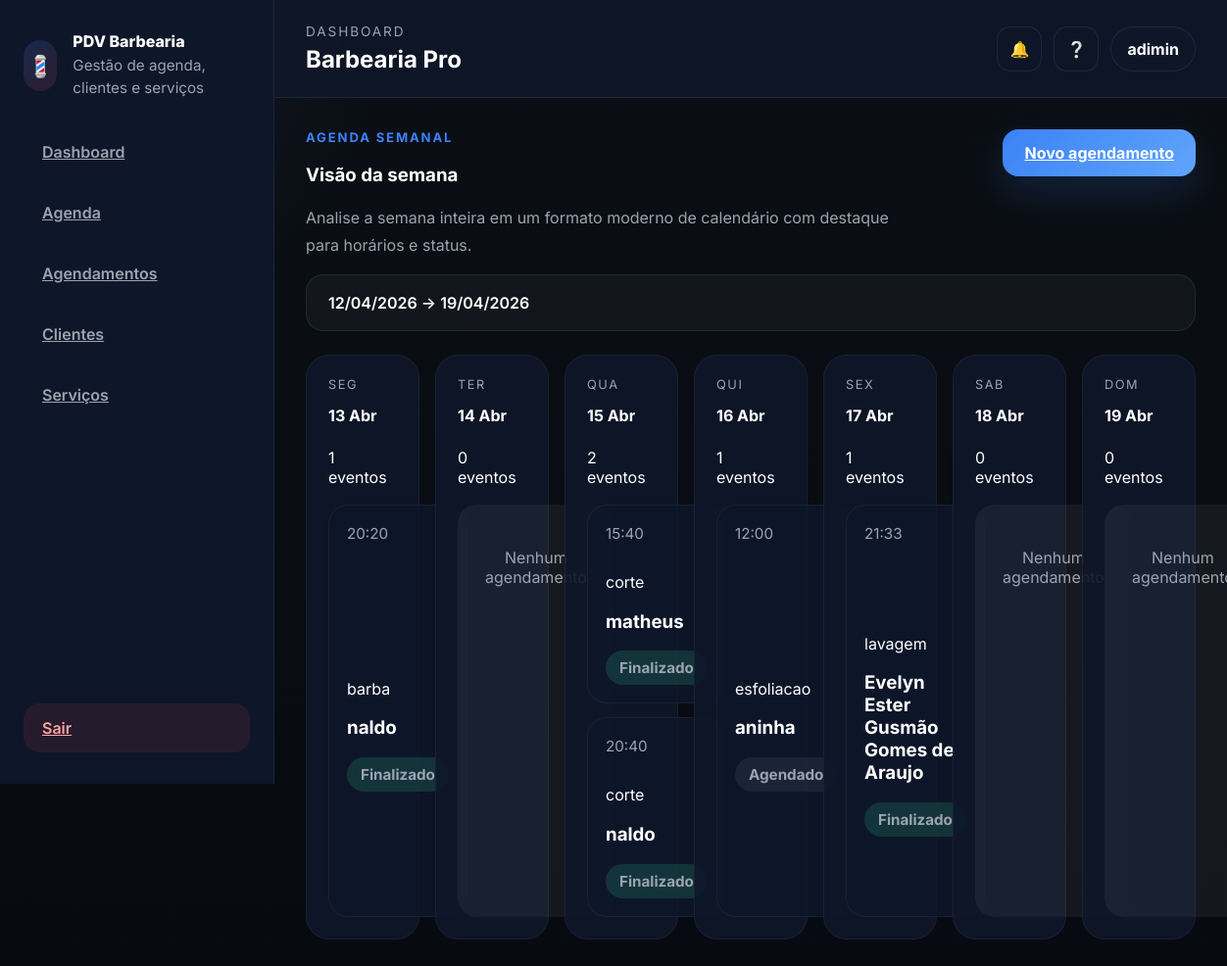
The page /agenda/ (signed in) on the database its author committed.
### pdv/models.py (models this page shows, shortened)
class Agendamento(models.Model):
    STATUS_PAGO = 'pago'
    STATUS_PENDENTE = 'pendente'
    PAG_STATUS_CHOICES = [
        (STATUS_PAGO, 'Pago'),
        (STATUS_PENDENTE, 'Pendente'),
    ]
    STATUS_AGENDADO = 'agendado'
    STATUS_EM_ANDAMENTO = 'em_andamento'
    STATUS_FINALIZADO = 'finalizado'
    STATUS_CANCELADO = 'cancelado'
    STATUS_CHOICES = [
        (STATUS_AGENDADO, 'Agendado'),
        (STATUS_EM_ANDAMENTO, 'Em andamento'),
        (STATUS_FINALIZADO, 'Finalizado'),
        (STATUS_CANCELADO, 'Cancelado'),
    ]
    cliente = models.ForeignKey(Cliente, on_delete=models.CASCADE)
    servico = models.ForeignKey(Servico, on_delete=models.CASCADE)
    data = models.DateField()
    horario = models.TimeField()
    status_atendimento = models.CharField(
    max_length=20,
    choices=STATUS_CHOICES,
    default=STATUS_AGENDADO,
    )
    status_pagamento = models.CharField(
    max_length=20,
    choices=PAG_STATUS_CHOICES,
    default=STATUS_PENDENTE,
)

class Servico(models.Model):
    nome = models.CharField(max_length=100)
    preco = models.DecimalField(max_digits=8, decimal_places=2)
    def __str__(self):
        return self.nome

class Cliente(models.Model):
    nome = models.CharField(max_length=100)
    telefone = models.CharField(max_length=11)
    def __str__(self):
        return self.nome

### pdv/views.py (the view)
# urls.py: path('agenda/', agenda_semanal, name='agenda_semanal'),
@login_required
def agenda_semanal(request):
    hoje = timezone.now()
    dia_de_hoje = hoje.weekday()
    inicio_semana = hoje - timedelta(days=dia_de_hoje)
    inicio_semana = inicio_semana.replace(
        hour=0, minute=0, second=0, microsecond=0
    )
    fim_de_semana = inicio_semana + timedelta(days=6)
    fim_de_semana = fim_de_semana.replace(
        hour=23, minute=59, second=59, microsecond=999999
    )
    agendamentos = Agendamento.objects.filter(
        data__range=(inicio_semana, fim_de_semana)
    ).order_by('data', 'horario')
    agenda = {}
    for i in range(7):
        dia = inicio_semana + timedelta(days=i)
        agenda[dia.date()] = agendamentos.filter(
            data=dia.date()
        )
    return render(request, 'pdv/agenda_semanal.html', {
        'agenda': agenda,
        'inicio_semana': inicio_semana,
        'fim_de_semana': fim_de_semana,
    })

### pdv/templates/pdv/agenda_semanal.html
{% extends "pdv/base.html" %}
{% block content %}
<section class="page-header">
    <div>
        <p class="eyebrow">Agenda Semanal</p>
        <h1>Visão da semana</h1>
        <p class="section-description">Analise a semana inteira em um formato moderno de calendário com destaque para horários e status.</p>
    </div>
    <div class="header-actions">
        <a href="{% url 'criar_agendamento' %}" class="btn btn-primary">Novo agendamento</a>
    </div>
</section>
<div class="week-summary">
    <span>{{ inicio_semana|date:'d/m/Y' }} → {{ fim_de_semana|date:'d/m/Y' }}</span>
</div>
<div class="week-grid">
    {% for dia, eventos in agenda.items %}
    <article class="day-column">
        <header class="day-header">
            <div>
                <p class="day-name">{{ dia|date:'D' }}</p>
                <h2 class="day-date">{{ dia|date:'d M' }}</h2>
            </div>
            <span class="day-badge">{{ eventos|length }} eventos</span>
        </header>
        <div class="day-body">
            {% if eventos %}
                {% for agendamento in eventos %}
                <article class="event-card {% if agendamento.status_atendimento == 'cancelado' %}event-card--danger{% endif %}">
                    <div class="event-time-block">
                        <span class="event-time">{{ agendamento.horario|time:'H:i' }}</span>
                    </div>
                    <div class="event-body">
                        <p class="event-service">{{ agendamento.servico|default:'Serviço não informado' }}</p>
                        <h3>{{ agendamento.cliente }}</h3>
                        <span class="status-pill {% if agendamento.status_atendimento == 'cancelado' %}tag-red{% elif agendamento.status_atendimento == 'em_andamento' %}tag-blue{% elif agendamento.status_atendimento == 'finalizado' %}tag-emerald{% else %}tag-secondary{% endif %}">{{ agendamento.get_status_atendimento_display }}</span>
                    </div>
                </article>
                {% endfor %}
            {% else %}
                <div class="empty-card">
                    <p>Nenhum agendamento</p>
                </div>
            {% endif %}
        </div>
    </article>
    {% endfor %}
</div>
{% endblock %}

### pdv/templates/pdv/base.html (shortened to what this page needs)
{% load static %}
<!DOCTYPE html>
<html lang="pt-br">
<head>
    <link rel="stylesheet" href="{% static 'global/styles.css' %}">
</head>
<body>
    <div class="app-shell {% if user.is_authenticated %}has-sidebar{% endif %}">
        {% if user.is_authenticated %}
        <aside class="sidebar">
            <div class="brand-panel">
                <div class="brand-mark">💈</div>
                <div>
                    <p class="brand-label">PDV Barbearia</p>
                    <p class="brand-subtitle">Gestão de agenda, clientes e serviços</p>
                </div>
            </div>
            <nav class="sidebar-nav">
                <a href="{% url 'dashboard' %}" class="nav-link">Dashboard</a>
                <a href="{% url 'agenda_semanal' %}" class="nav-link">Agenda</a>
                <a href="{% url 'agendamentos' %}" class="nav-link">Agendamentos</a>
                <a href="{% url 'clientes' %}" class="nav-link">Clientes</a>
                <a href="{% url 'servicos' %}" class="nav-link">Serviços</a>
            </nav>
            <div class="sidebar-footer">
                <a href="{% url 'logout' %}" class="nav-link logout">Sair</a>
            </div>
        </aside>
        {% endif %}
        <main class="content-area">
            {% if user.is_authenticated %}
            <header class="topbar">
                <div class="topbar-left">
                    <div>
                        <p class="topbar-label">Dashboard</p>
                        <h1 class="topbar-title">Barbearia Pro</h1>
                    </div>
                </div>
                <div class="topbar-right">
                    <button class="icon-btn" aria-label="Notificações">🔔</button>
                    <button class="icon-btn" aria-label="Ajuda">❔</button>
                    <div class="user-chip">{{ user.username|default:'Usuário' }}</div>
                </div>
            </header>
            {% endif %}
            <section class="page-body">
                {% block content %}{% endblock %}
            </section>
        </main>
    </div>
</body>
</html>

### rows shown on the page
Agendamento: horario "20:20", servico "barba", cliente "naldo", status_atendimento "Finalizado"
Agendamento: horario "15:40", servico "corte", cliente "matheus", status_atendimento "Finalizado"
Agendamento: horario "20:40", servico "corte", cliente "naldo", status_atendimento "Finalizado"
Agendamento: horario "12:00", servico "esfoliacao", cliente "aninha", status_atendimento "Agendado"
Agendamento: horario "21:33", servico "lavagem", cliente "Evelyn Ester Gusmão Gomes de Araujo", status_atendimento "Finalizado"

### other values the page prints
{{ user.username|default:'Usuário' }} "adimin"
{{ inicio_semana|date:'d/m/Y' }} "12/04/2026"
{{ fim_de_semana|date:'d/m/Y' }} "19/04/2026"
{{ dia|date:'D' }} "SEG" "TER" "QUA" "QUI" "SEX" "SAB" "DOM"
{{ dia|date:'d M' }} "13 Abr" "14 Abr" "15 Abr" "16 Abr" "17 Abr" "18 Abr" "19 Abr"
{{ eventos|length }} "1" "0" "2" "1" "1" "0" "0"
